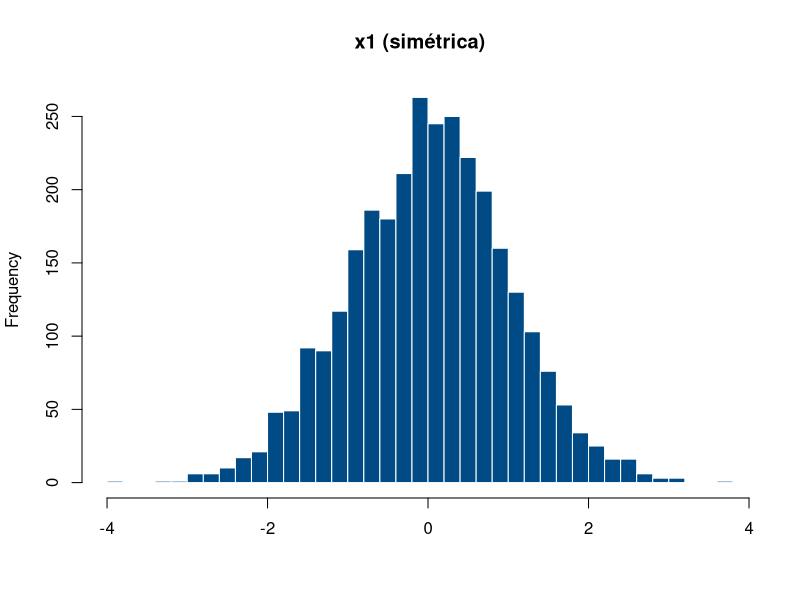
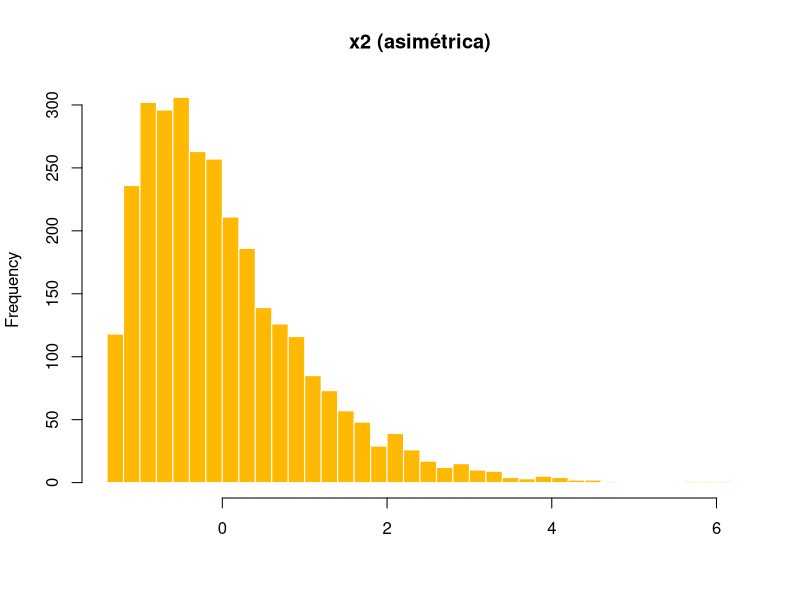
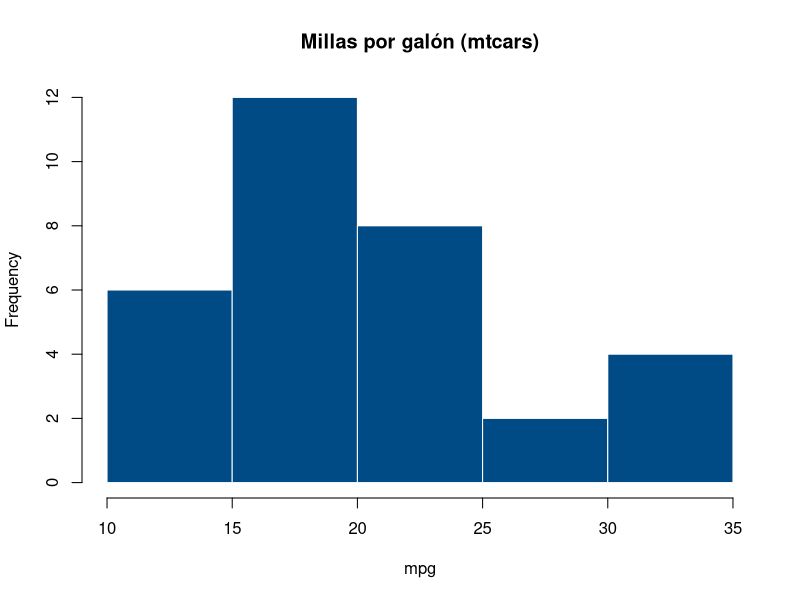

These charts were generated, in order, by the following R code:
## ---- chunk 1
set.seed(11)
x1 <- rnorm(3000, mean = 0, sd = 1)              # simétrica
x2 <- (rgamma(3000, shape = 2, rate = sqrt(2)) - sqrt(2)) # sesgada, media≈0, sd≈1

c(mean(x1), sd(x1))
c(mean(x2), sd(x2))
## ---- chunk 2
#| label: fig-misma-media-sd-forma-distinta
#| fig-cap: "Dos distribuciones con media y varianza casi idénticas, pero forma distinta"
#| layout-ncol: 2
hist(x1, breaks = 30, col = "#004B85", border = "white", main = "x1 (simétrica)", xlab = "")
hist(x2, breaks = 30, col = "#FFB903", border = "white", main = "x2 (asimétrica)", xlab = "")
## ---- chunk 3
asimetria <- function(x) {
  m3 <- mean((x - mean(x))^3)
  s <- sd(x) * sqrt((length(x)-1)/length(x))  # ajuste para usar el s poblacional
  m3 / s^3
}
asimetria(x1)  # cercano a 0
asimetria(x2)  # claramente positivo
## ---- chunk 4
curtosis <- function(x) {
  m4 <- mean((x - mean(x))^4)
  s <- sd(x) * sqrt((length(x)-1)/length(x))
  m4 / s^4
}
curtosis(x1)  # cercano a 3
curtosis(rt(3000, df = 3))  # distribución t con colas pesadas: > 3
## ---- chunk 5
mpg_data <- mtcars$mpg
mean(mpg_data)
sd(mpg_data)
## ---- chunk 6
asimetria(mpg_data)
curtosis(mpg_data)
## ---- chunk 7
hist(mpg_data, breaks = 8, col = "#004B85", border = "white",
     main = "Millas por galón (mtcars)", xlab = "mpg")
